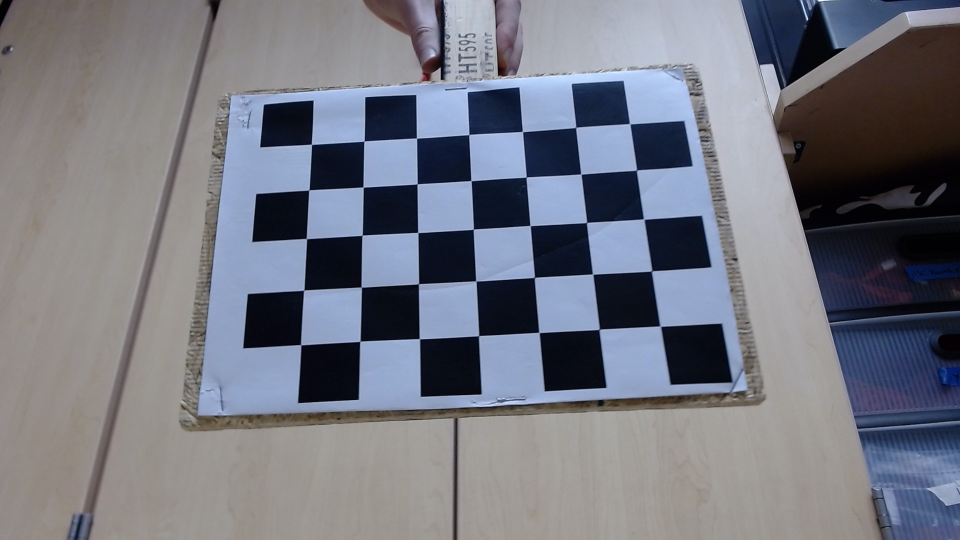
#> input picture tools/camera_calibrator/calib_imgs/logitech_hd_pro_webcam_c920/1.jpg, 1920 x 1080 px (shown at 1/2 size)
$ python camera_calibrator.py calib_imgs/logitech_hd_pro_webcam_c920
#> lines starting #> are read from the running program, lines starting #| are printed output that depends on the picture; after the words box and inside, x2 and y2 are one past the last pixel; in counts of white or black regions, pixels touching at a corner belong together
#!/usr/bin/python3

import numpy as np
import cv2 as cv
import glob
import sys

SQUARE_SIZE = 30 # mm
X_CORNERS = 7
Y_CORNERS = 5

if len(sys.argv) != 2:
  print("Usage: python3 camera_calibrator.py <image directory>")
  exit()

# Directory with calibration images
img_dir = sys.argv[1]
img_paths = glob.glob(img_dir + "/*.jpg")

if not len(img_paths):
  print("No images found in directory: " + img_dir)
  exit()

# Termination criteria
criteria = (cv.TERM_CRITERIA_EPS + cv.TERM_CRITERIA_MAX_ITER, SQUARE_SIZE, 0.001)

# Prepare object points
objp = np.zeros((X_CORNERS * Y_CORNERS, 3), np.float32)
objp[:, :2] = np.mgrid[0:X_CORNERS, 0:Y_CORNERS].T.reshape(-1, 2)

objpts = [] # 3d points in real world space
imgpts = [] # 2d points in image plane

h, w = (0, 0)

for path in img_paths:
  img = cv.imread(path)
#> img is the input picture: shape (1080, 1920, 3); mean B, G, R 128.5, 118.2, 115.9
  h, w = img.shape[:2]
#> h = 1080; w = 1920

  # Convert to grayscale
  gray = cv.cvtColor(img, cv.COLOR_BGR2GRAY)
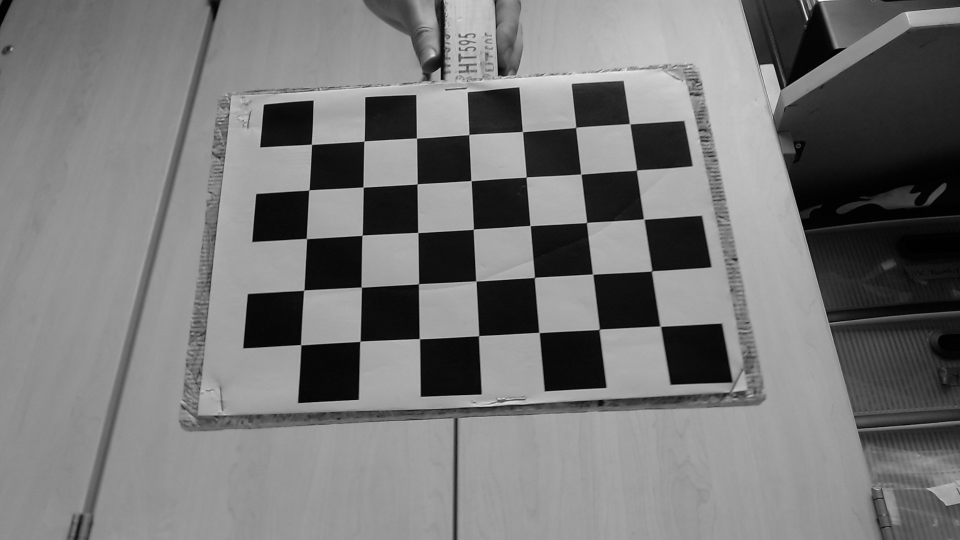
#> gray: shape (1080, 1920) (shown at 1/2 size); min 0, max 254, mean 118.7

  # Find the chess board corners
  ret, corners = cv.findChessboardCorners(gray, (X_CORNERS, Y_CORNERS), None)
#> ret = True; corners = 35 rows, first 8: [623.2, 288.9], [728.4, 282.6], [833.5, 276.6], [938.3, 269.6], [1045.4, 263.8], [1151.5, 254.5], [1259.8, 248.3], [618.1, 380.7]

  # If found
  if ret:
    # Add object points.
    objpts.append(objp)

    # Refine the corners.
    ref_corners = cv.cornerSubPix(gray, corners, (11, 11), (-1, -1), criteria)
#> ref_corners = 35 rows, first 8: [623.4, 288.9], [728.5, 282.6], [833.5, 276.6], [938.2, 269.5], [1045.3, 263.6], [1152, 255.1], [1259.9, 247.9], [618.3, 380.4]

    # Add image points.
    imgpts.append(ref_corners)

    # Draw and display the corners
    cv.drawChessboardCorners(img, (X_CORNERS, Y_CORNERS), ref_corners, ret)
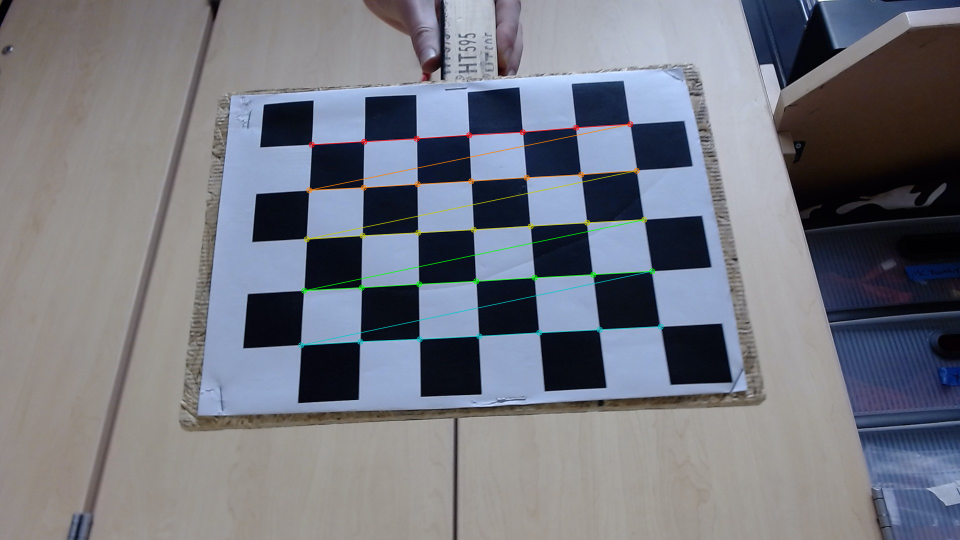
#> img: shape (1080, 1920, 3) (shown at 1/2 size); 1.01% of pixels changed, all inside (x1, y1, x2, y2) = (596, 242, 1328, 697)
    cv.imshow('img', img)
    cv.waitKey(1500)
#> pass 2 of the loop `for path in img_paths:`:
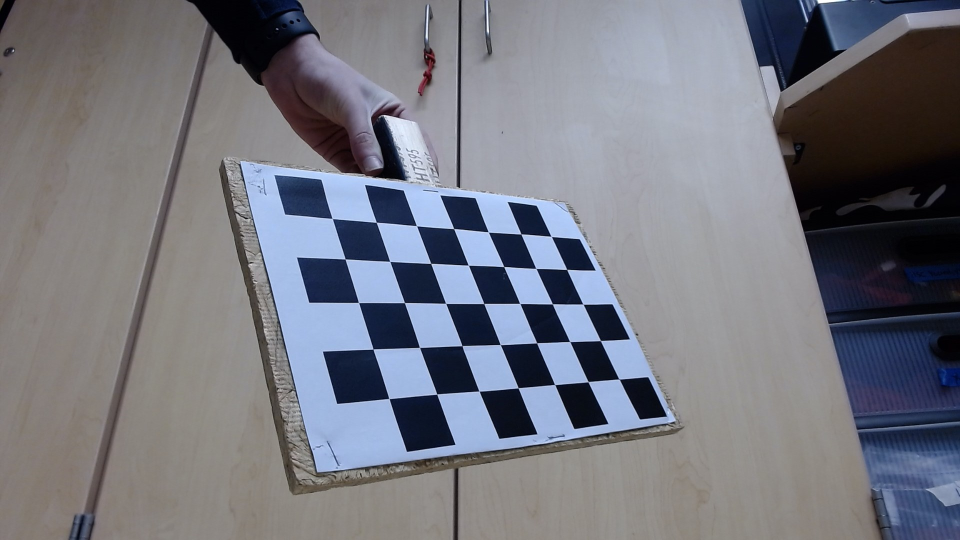
#> input picture tools/camera_calibrator/calib_imgs/logitech_hd_pro_webcam_c920/10.jpg, 1920 x 1080 px (shown at 1/2 size)
#> img is the input picture: shape (1080, 1920, 3); mean B, G, R 126.5, 117.8, 116.4
#> `gray = cv.cvtColor(img, cv.COLOR_BGR2GRAY)`:
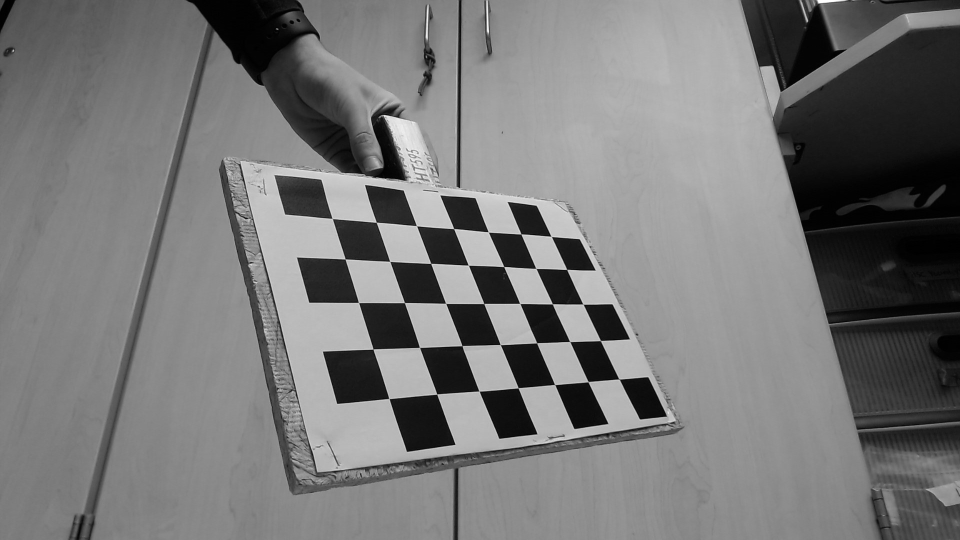
#> gray: shape (1080, 1920) (shown at 1/2 size); min 0, max 255, mean 118.3
#> corners = 35 rows, first 8: [665.1, 437.6], [753.1, 444.8], [833.6, 452], [907.8, 457.7], [976.8, 464.2], [1042.3, 468.5], [1102.5, 472.9], [690.5, 518.5]
#> ref_corners = 35 rows, first 8: [664.8, 437.4], [753, 444.9], [833.5, 452], [907.8, 457.7], [977.1, 464.4], [1042.4, 468.4], [1102.8, 473.3], [690.7, 518.5]
#> `cv.drawChessboardCorners(img, (X_CORNERS, Y_CORNERS), ref_corners, ret)`:
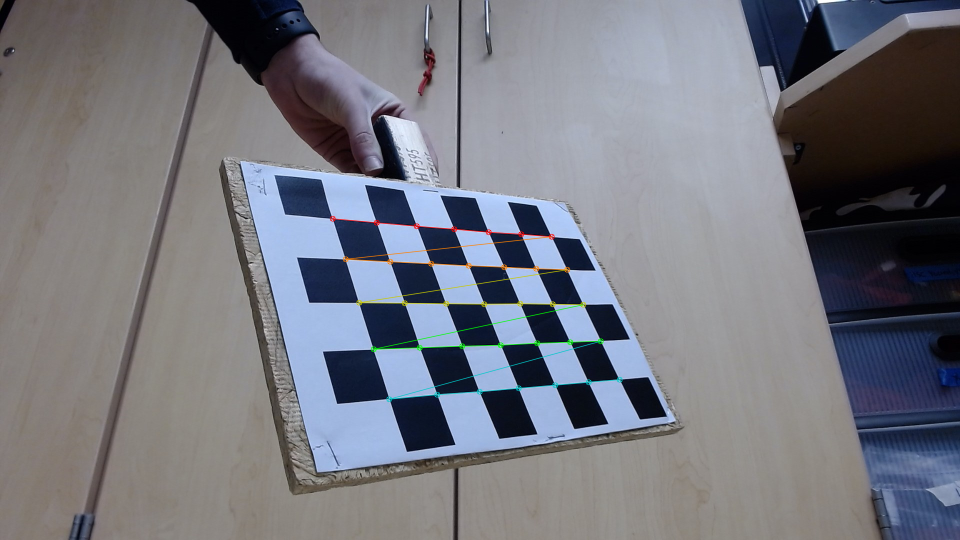
#> img: shape (1080, 1920, 3) (shown at 1/2 size); 0.7% of pixels changed, all inside (x1, y1, x2, y2) = (659, 431, 1246, 805)

cv.destroyAllWindows()

# Calibrate the camera
ret, mtx, dist, rvecs, tvecs = cv.calibrateCamera(objpts, imgpts, gray.shape[::-1], None, None)
#> ret = 0.541; mtx = [[1408.4, 0, 902.4], [0, 1433.7, 628.6], [0, 0, 1]]; dist = [[0.117, -1.37, -0.00269, -0.00411, 7.25]]; rvecs = ([-0.403, 0.055, -0.0419], [-0.562, -0.602, -0.184]); tvecs = ([-2.65, -3.17, 13.49], [-2.38, -1.88, 14.18])
new_mtx, roi = cv.getOptimalNewCameraMatrix(mtx, dist, (w, h), 1, (w, h))
#> new_mtx = [[1912.4, 0, 1020.7], [0, 1454.8, 623.1], [0, 0, 1]]; roi = (437, 408, 1052, 422)

print("Camera matrix:\n", new_mtx, "\n")
#| Camera matrix:
#|  [[1.91239378e+03 0.00000000e+00 1.02072337e+03]
#|  [0.00000000e+00 1.45481341e+03 6.23059612e+02]
#|  [0.00000000e+00 0.00000000e+00 1.00000000e+00]]
print("Distortion coefficients:\n", dist, "\n")
#| Distortion coefficients:
#|  [[ 1.17483833e-01 -1.37390988e+00 -2.69205861e-03 -4.10969693e-03
#|    7.25312403e+00]]
